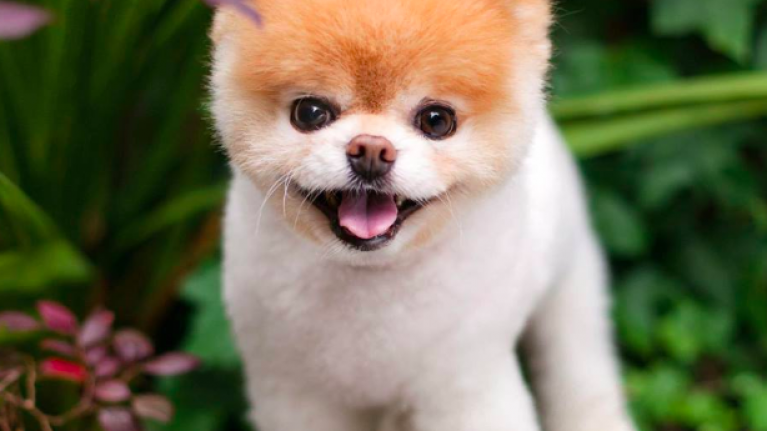
#> input picture Tutorial1_python_basics/images/dog.png, 767 x 431 px
$ jupyter execute --allow-errors python_basics_with_numpy.ipynb
#> lines starting #> are read from the running program, lines starting #| are printed output that depends on the picture
# Python Basics with Numpy

Welcome to your first assignment. This exercise gives you a brief introduction to Python. Even if you've used Python before, this will help familiarize you with functions we'll need.

**Instructions:**
- You will be using Python 3.
- Avoid using for-loops and while-loops, unless you are explicitly told to do so.
- Do not modify the (# GRADED FUNCTION [function name]) comment in some cells. Your work would not be graded if you change this. Each cell containing that comment should only contain one function.
- After coding your function, run the cell right below it to check if your result is correct.

**After this assignment you will:**
- Be able to use iPython Notebooks
- Be able to use numpy functions and numpy matrix/vector operations
- Understand the concept of "broadcasting"
- Be able to vectorize code

Let's get started!

## About iPython Notebooks ##

iPython Notebooks are interactive coding environments embedded in a webpage. You will be using iPython notebooks in this class. You only need to write code between the ### START CODE HERE ### and ### END CODE HERE ### comments. After writing your code, you can run the cell by either pressing "SHIFT"+"ENTER" or by clicking on "Run Cell" (denoted by a play symbol) in the upper bar of the notebook.

We will often specify "(≈ X lines of code)" in the comments to tell you about how much code you need to write. It is just a rough estimate, so don't feel bad if your code is longer or shorter.

**Exercise**: Set test to `"Hello World"` in the cell below to print "Hello World" and run the two cells below.

[cell 1]
### START CODE HERE ### (≈ 1 line of code)

### END CODE HERE ###

#> (a cell that did not finish here is left out)

**Expected output**:
test: Hello World

<font color='blue'>
**What you need to remember**:
- Run your cells using SHIFT+ENTER (or "Run cell")
- Write code in the designated areas using Python 3 only
- Do not modify the code outside of the designated areas

## 1 - Building basic functions with numpy ##

Numpy is the main package for scientific computing in Python. It is maintained by a large community (www.numpy.org). In this exercise you will learn several key numpy functions such as np.exp, np.log, and np.reshape. You will need to know how to use these functions for future assignments.

### 1.1 - sigmoid function, np.exp() ###

Before using np.exp(), you will use math.exp() to implement the sigmoid function. You will then see why np.exp() is preferable to math.exp().

**Exercise**: Build a function that returns the sigmoid of a real number x. Use math.exp(x) for the exponential function.

**Reminder**:
$sigmoid(x) = \frac{1}{1+e^{-x}}$ is sometimes also known as the logistic function. It is a non-linear function used not only in Machine Learning (Logistic Regression), but also in Deep Learning.

To refer to a function belonging to a specific package you could call it using package_name.function(). Run the code below to see an example with math.exp().

[cell 3]
# GRADED FUNCTION: basic_sigmoid

import math

def basic_sigmoid(x):
    """
    Compute sigmoid of x.

    Arguments:
    x -- A scalar

    Return:
    s -- sigmoid(x)
    """

    ### START CODE HERE ### (≈ 1 line of code)

    ### END CODE HERE ###

    return s

#> (a cell that did not finish here is left out)

**Expected Output**:

|** basic_sigmoid(3) **|
|-|
|0.9525741268224334|

Actually, we rarely use the "math" library in deep learning because the inputs of the functions are real numbers. In deep learning we mostly use matrices and vectors. This is why numpy is more useful.

[cell 5]
### One reason why we use "numpy" instead of "math" in Deep Learning ###
x = [1, 2, 3]
#> (the rest of this cell did not finish here and is left out)

In fact, if $ x = (x_1, x_2, ..., x_n)$ is a row vector then $np.exp(x)$ will apply the exponential function to every element of x. The output will thus be: $np.exp(x) = (e^{x_1}, e^{x_2}, ..., e^{x_n})$

[cell 6]
import numpy as np

# example of np.exp
x = np.array([1, 2, 3])
print(np.exp(x)) # result is (exp(1), exp(2), exp(3))

Furthermore, if x is a vector, then a Python operation such as $s = x + 3$ or $s = \frac{1}{x}$ will output s as a vector of the same size as x.

[cell 7]
# example of vector operation
x = np.array([1, 2, 3])
print (x + 3)

Any time you need more info on a numpy function, we encourage you to look at [the official documentation](https://docs.scipy.org/doc/numpy-1.10.1/reference/generated/numpy.exp.html).

You can also create a new cell in the notebook and write `np.exp?` (for example) to get quick access to the documentation.

**Exercise**: Implement the sigmoid function using numpy.

**Instructions**: x could now be either a real number, a vector, or a matrix. The data structures we use in numpy to represent these shapes (vectors, matrices...) are called numpy arrays. You don't need to know more for now.
$$ \text{For } x \in \mathbb{R}^n \text{,     } sigmoid(x) = sigmoid\begin{pmatrix}
    x_1  \\
    x_2  \\
    ...  \\
    x_n  \\
\end{pmatrix} = \begin{pmatrix}
    \frac{1}{1+e^{-x_1}}  \\
    \frac{1}{1+e^{-x_2}}  \\
    ...  \\
    \frac{1}{1+e^{-x_n}}  \\
\end{pmatrix}\tag{1} $$

[cell 8]
# GRADED FUNCTION: sigmoid

import numpy as np # this means you can access numpy functions by writing np.function() instead of numpy.function()

def sigmoid(x):
    """
    Compute the sigmoid of x

    Arguments:
    x -- A scalar or numpy array of any size

    Return:
    s -- sigmoid(x)
    """

    ### START CODE HERE ### (≈ 1 line of code)

    ### END CODE HERE ###

    return s

[cell 9]
x = np.array([1, 2, 3])
#> (the rest of this cell did not finish here and is left out)

**Expected Output**:

|**sigmoid([1,2,3])**|
|-|
|array([ 0.73105858,  0.88079708,  0.95257413])|

### 1.2 - Reshaping arrays ###

Two common numpy functions used in deep learning are [np.shape](https://docs.scipy.org/doc/numpy/reference/generated/numpy.ndarray.shape.html) and [np.reshape()](https://docs.scipy.org/doc/numpy/reference/generated/numpy.reshape.html).
- X.shape is used to get the shape (dimension) of a matrix/vector X.
- X.reshape(...) is used to reshape X into some other dimension.

For example, in computer science, an image is represented by a 3D array of shape $(length, height, depth = 3)$. However, when you read an image as the input of an algorithm you convert it to a vector of shape $(length*height*3, 1)$. In other words, you "unroll", or reshape, the 3D array into a 1D vector.

**Exercise**: Implement `image2vector()` that takes an input of shape (length, height, 3) and returns a vector of shape (length\*height\*3, 1). For example, if you would like to reshape an array v of shape (a, b, c) into a vector of shape (a*b,c) you would do:
``` python
v = v.reshape((v.shape[0]*v.shape[1], v.shape[2])) # v.shape[0] = a ; v.shape[1] = b ; v.shape[2] = c
```
- Please don't hardcode the dimensions of image as a constant. Instead look up the quantities you need with `image.shape[0]`, etc.

[cell 10]
# GRADED FUNCTION: image2vector
def image2vector(image):
    """
    Argument:
    image -- a numpy array of shape (length, height, depth)

    Returns:
    v -- a vector of shape (length*height*depth, 1)
    """

    ### START CODE HERE ### (≈ 1 line of code)

    ### END CODE HERE ###

    return v

[cell 11]
# This is a 3 by 3 by 2 array, typically images will be (num_px_x, num_px_y,3) where 3 represents the RGB values
image = np.array([[[ 0.67826139,  0.29380381],
        [ 0.90714982,  0.52835647],
        [ 0.4215251 ,  0.45017551]],

       [[ 0.92814219,  0.96677647],
        [ 0.85304703,  0.52351845],
        [ 0.19981397,  0.27417313]],

       [[ 0.60659855,  0.00533165],
        [ 0.10820313,  0.49978937],
        [ 0.34144279,  0.94630077]]])

#> (the rest of this cell did not finish here and is left out)

**Expected Output**:

|**image2vector(image)**|
|-|
|[[ 0.67826139]
             [ 0.29380381]
             [ 0.90714982]
             [ 0.52835647]
             [ 0.4215251 ]
             [ 0.45017551]
             [ 0.92814219]
             [ 0.96677647]
             [ 0.85304703]
             [ 0.52351845]
             [ 0.19981397]
             [ 0.27417313]
             [ 0.60659855]
             [ 0.00533165]
             [ 0.10820313]
             [ 0.49978937]
             [ 0.34144279]
             [ 0.94630077]]|

</table>

## 2) Vectorization

In deep learning, you deal with very large datasets. Hence, a non-computationally-optimal function can become a huge bottleneck in your algorithm and can result in a model that takes ages to run. To make sure that your code is  computationally efficient, you will use vectorization. For example, try to tell the difference between the following implementations of the dot/outer/elementwise product.

[cell 12]
import time

x1 = [9, 2, 5, 0, 0, 7, 5, 0, 0, 0, 9, 2, 5, 0, 0]
x2 = [9, 2, 2, 9, 0, 9, 2, 5, 0, 0, 9, 2, 5, 0, 0]

### CLASSIC DOT PRODUCT OF VECTORS IMPLEMENTATION ###
tic = time.process_time()
dot = 0
for i in range(len(x1)):
    dot+= x1[i]*x2[i]
toc = time.process_time()
print ("dot = " + str(dot) + "\n ----- Computation time = " + str(1000*(toc - tic)) + "ms")

### CLASSIC OUTER PRODUCT IMPLEMENTATION ###
tic = time.process_time()
outer = np.zeros((len(x1),len(x2))) # we create a len(x1)*len(x2) matrix with only zeros
for i in range(len(x1)):
    for j in range(len(x2)):
        outer[i,j] = x1[i]*x2[j]
toc = time.process_time()
print ("outer = " + str(outer) + "\n ----- Computation time = " + str(1000*(toc - tic)) + "ms")

### CLASSIC ELEMENTWISE IMPLEMENTATION ###
tic = time.process_time()
mul = np.zeros(len(x1))
for i in range(len(x1)):
    mul[i] = x1[i]*x2[i]
toc = time.process_time()
print ("elementwise multiplication = " + str(mul) + "\n ----- Computation time = " + str(1000*(toc - tic)) + "ms")

### CLASSIC GENERAL DOT PRODUCT IMPLEMENTATION ###
W = np.random.rand(3,len(x1)) # Random 3*len(x1) numpy array
tic = time.process_time()
gdot = np.zeros(W.shape[0])
for i in range(W.shape[0]):
    for j in range(len(x1)):
        gdot[i] += W[i,j]*x1[j]
toc = time.process_time()
print ("gdot = " + str(gdot) + "\n ----- Computation time = " + str(1000*(toc - tic)) + "ms")

[cell 13]
x1 = [9, 2, 5, 0, 0, 7, 5, 0, 0, 0, 9, 2, 5, 0, 0]
x2 = [9, 2, 2, 9, 0, 9, 2, 5, 0, 0, 9, 2, 5, 0, 0]

### VECTORIZED DOT PRODUCT OF VECTORS ###
tic = time.process_time()
dot = np.dot(x1,x2)
toc = time.process_time()
print ("dot = " + str(dot) + "\n ----- Computation time = " + str(1000*(toc - tic)) + "ms")

### VECTORIZED OUTER PRODUCT ###
tic = time.process_time()
outer = np.outer(x1,x2)
toc = time.process_time()
print ("outer = " + str(outer) + "\n ----- Computation time = " + str(1000*(toc - tic)) + "ms")

### VECTORIZED ELEMENTWISE MULTIPLICATION ###
tic = time.process_time()
mul = np.multiply(x1,x2)
toc = time.process_time()
print ("elementwise multiplication = " + str(mul) + "\n ----- Computation time = " + str(1000*(toc - tic)) + "ms")

### VECTORIZED GENERAL DOT PRODUCT ###
tic = time.process_time()
dot = np.dot(W,x1)
toc = time.process_time()
print ("gdot = " + str(dot) + "\n ----- Computation time = " + str(1000*(toc - tic)) + "ms")

As you may have noticed, the vectorized implementation is much cleaner and more efficient. For bigger vectors/matrices, the differences in running time become even bigger.

**Note** that `np.dot()` performs a matrix-matrix or matrix-vector multiplication. This is different from `np.multiply()` and the `*` operator (which is equivalent to  `.*` in Matlab/Octave), which performs an element-wise multiplication.

### 2.1 Implement the L1 and L2 loss functions

**Exercise**: Implement the numpy vectorized version of the L1 loss. You may find the function `abs(x)` (absolute value of x) and `np.sum(x)` (summation of array elements) useful.

**Reminder**:
- The loss is used to evaluate the performance of your model. The bigger your loss is, the more different your predictions ($ \hat{y} $) are from the true values ($y$). In deep learning, you use optimization algorithms like Gradient Descent to train your model and to minimize the cost.
- L1 loss is defined as:
$$\begin{align*} & L_1(\hat{y}, y) = \sum_{i=0}^m|y^{(i)} - \hat{y}^{(i)}| \end{align*}\tag{6}$$

[cell 14]
# GRADED FUNCTION: L1

def L1(yhat, y):
    """
    Arguments:
    yhat -- vector of size m (predicted labels)
    y -- vector of size m (true labels)

    Returns:
    loss -- the value of the L1 loss function defined above
    """

    ### START CODE HERE ### (≈ 1 line of code)

    ### END CODE HERE ###

    return loss

[cell 15]
yhat = np.array([.9, 0.2, 0.1, .4, .9])
y = np.array([1, 0, 0, 1, 1])
#> (the rest of this cell did not finish here and is left out)

**Expected Output**:

| **L1** |
|-|
|1.1|

**Exercise**: Implement the numpy vectorized version of the L2 loss. There are several way of implementing the L2 loss but you may find the function np.dot() useful. As a reminder, if $x = [x_1, x_2, ..., x_n]$, then `np.dot(x,x)` = $\sum_{j=0}^n x_j^{2}$.

- L2 loss is defined as $$\begin{align*} & L_2(\hat{y},y) = \sum_{i=0}^m(y^{(i)} - \hat{y}^{(i)})^2 \end{align*}\tag{7}$$

[cell 16]
# GRADED FUNCTION: L2

def L2(yhat, y):
    """
    Arguments:
    yhat -- vector of size m (predicted labels)
    y -- vector of size m (true labels)

    Returns:
    loss -- the value of the L2 loss function defined above
    """

    ### START CODE HERE ### (≈ 1 line of code)

    ### END CODE HERE ###

    return loss

[cell 17]
yhat = np.array([.9, 0.2, 0.1, .4, .9])
y = np.array([1, 0, 0, 1, 1])
#> (the rest of this cell did not finish here and is left out)

**Expected Output**:

|**L2**|
|-|
|0.43|

<font color='blue'>
**What to remember:**
- Vectorization is very important in deep learning. It provides computational efficiency and clarity.
- You have reviewed the L1 and L2 loss.
- You are familiar with many numpy functions such as np.sum, np.dot, np.multiply, np.maximum, etc...

## 3) I/O Reading

In machine learning, we will deal with different types of data, such as images, numerical values, audio and video. It is essential for us to read different types of input data and write output data.

### 3.1 Reading Images by spliting color channels
**Exercise**: Read a colored image and output it to a grayscale image.
Method 1: We can manipulate [this formula](https://en.wikipedia.org/wiki/Grayscale#Converting_color_to_grayscale) to change an image from RGB channel to a single greyscale channel.

**Note**:
- We will use the "Pillow" library to read images.
- A typical color image is comprised of RGB channels where 'R', 'G' and 'B' stands for Red, Green, Blue color respectively.
- Method 1: We can manipulate [this formula](https://en.wikipedia.org/wiki/Grayscale#Converting_color_to_grayscale) to change an image from RGB channel to a single greyscale channel $ Y' $.
    - $ Y'=0.299R'+0.587G'+0.114B' $
- The function `rgb2gray()` split the RGB image to 3 channels and use `np.dot()` to multiply each channel with a real number to calculate the grayscale values. Noted that before the operation, the color image needs to be transformed to a vector (matrix).

[cell 18]
import numpy as np
import matplotlib.pyplot as plt
from PIL import Image

def rgb2gray(rgb):
    return np.dot(rgb[:, : ,:3], [0.299, 0.587, 0.144])

image = Image.open("images/dog.png")
#> image is the input picture: PIL image 767x431 RGB; mean R, G, B 114.7, 113.4, 85.4
image = np.array(image)      # convert the image to an array
grayImage = rgb2gray(image)
#> in rgb2gray, `return np.dot(rgb[:, : ,:3], [0.299, 0.587, 0.144])`:
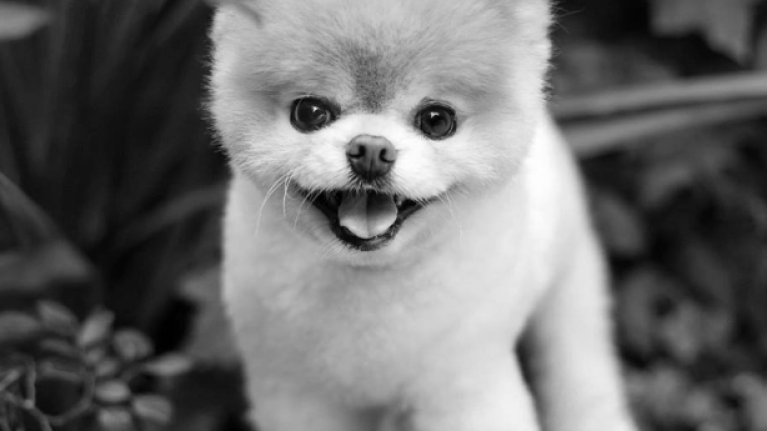
#> returned value: shape (431, 767) float64; min 1.04, max 262.6, mean 113.2; drawn with min black and max white

plt.figure(figsize=(20, 6))
plt.subplot(1, 2, 1)
plt.imshow(image)    # display original image
plt.subplot(1, 2, 2)
plt.imshow(grayImage, cmap='gray')    # display greyscale image
plt.show()
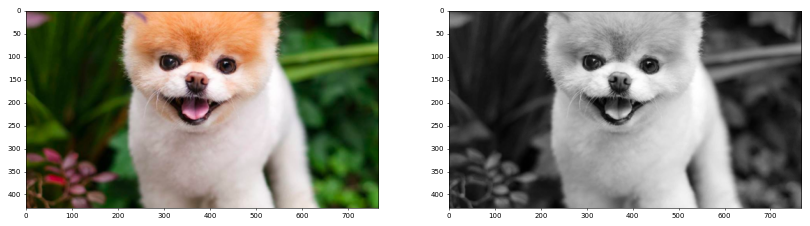
#> figure drawn by matplotlib, 2 panels

### 3.2 Reading Images with library
**Exercise**: Read a colored image and output it to a grayscale image.
Method 2: We can make use of the built-in function in "Pillow" library to directly convert a colored image to greyscale using `Image.convert('L')`

**Note**:
- We will use the "Pillow" library to read images and convert colored image to greyscale image.

[cell 19]
from PIL import Image
import matplotlib.pyplot as plt

image = Image.open('images/dog.png')
grayImage = image.convert('L')

plt.figure(figsize=(20, 6))
plt.subplot(1, 2, 1)
plt.imshow(image)    # display original image
plt.subplot(1, 2, 2)
plt.imshow(grayImage, cmap='gray')
plt.show()
